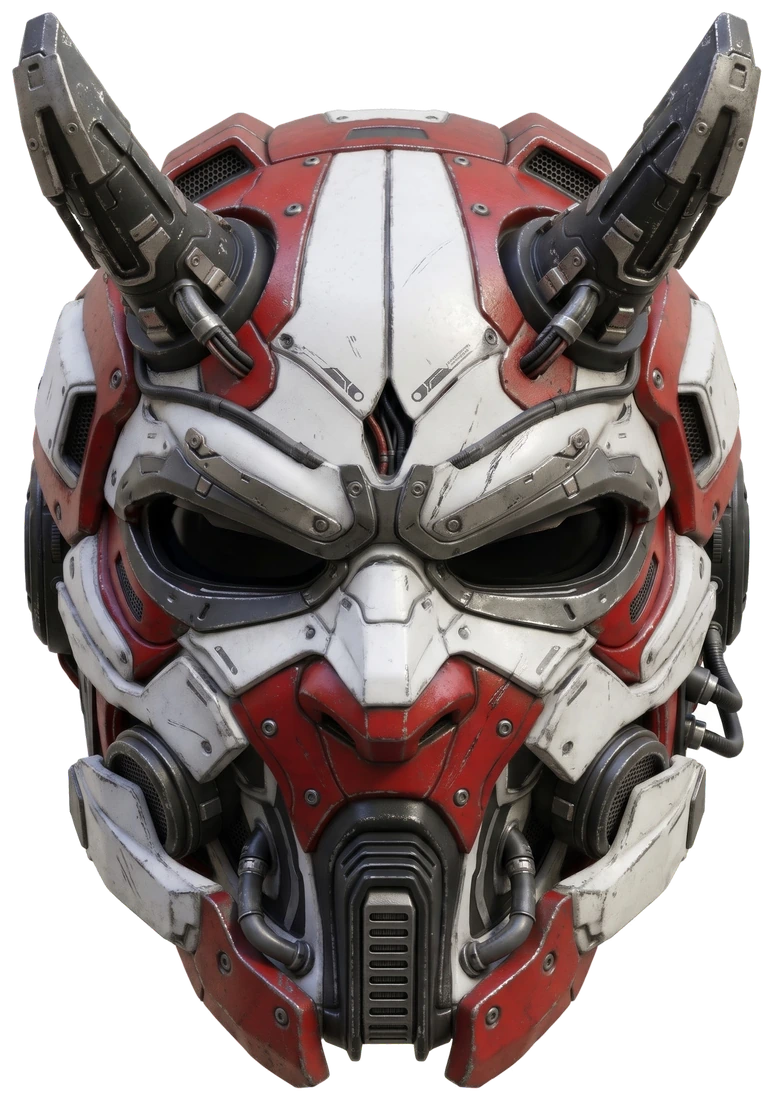
#> input picture assets/images/tsuki_mask.webp, 773 x 1100 px, found by its file name
$ python make_glow_frames.py
#> lines starting #> are read from the running program, lines starting #| are printed output that depends on the picture
"""Makes the splash: Android's launch logo and its animated glow.

    python3 tool/splash/make_glow_frames.py

From assets/images/tsuki_mask.webp (the entrance's mask, transparent) it
writes, in android/app/src/main/res/drawable:

- splash_glow_00..09.webp: the mask on the night (#181B22), 1024 px,
  centred and MASK_HEIGHT_PX tall (small enough for Android 12's icon
  circle, 192 of its 288 dp, to keep the horns), with a crimson glow
  lighting up behind it, up to the glow LoadingScreen starts with (splashGlowRadius =
  93 dp of the 288 dp icon, alpha 0.20, linear falloff). splash_anim.xml
  plays them on Android 12+; launch_background.xml shows the last one on
  Android 7 to 11.

LoadingScreen.maskWidth must follow MASK_HEIGHT_PX: the mask's width on
the 288 dp icon (startup_test checks it).
"""
import os

import numpy as np
from PIL import Image

RES = 'android/app/src/main/res/drawable'
MASK = 'assets/images/tsuki_mask.webp'
SIZE = 1024
MASK_HEIGHT_PX = 552
FRAMES = 10
GLOW_ALPHA = 0.20
GLOW_RADIUS_PX = 331  # 93 dp of the 288 dp icon
NIGHT = (24, 27, 34)  # AppColors.splash
CRIMSON = (255, 25, 25)  # AppColors.accent


def main():
    mask = Image.open(MASK).convert('RGBA')
#> mask is the input picture: PIL image 773x1100 RGBA; mean R, G, B, A 83.7, 73, 71.6, 179.7
    mw = round(mask.width * MASK_HEIGHT_PX / mask.height)
#> mw = 388
    m = mask.resize((mw, MASK_HEIGHT_PX), Image.LANCZOS)
    ox, oy = (SIZE - mw) // 2, (SIZE - MASK_HEIGHT_PX) // 2
#> ox = 318; oy = 236
    print(f'mask on the icon: {mw}x{MASK_HEIGHT_PX} px = {mw * 288 / SIZE:.2f} x {MASK_HEIGHT_PX * 288 / SIZE:.2f} dp')
#| mask on the icon: 388x552 px = 109.12 x 155.25 dp

    yy, xx = np.mgrid[0:SIZE, 0:SIZE]
    falloff = np.clip(1 - np.hypot(xx - SIZE / 2, yy - SIZE / 2) / GLOW_RADIUS_PX, 0, 1)
    night, crimson = np.array(NIGHT, float), np.array(CRIMSON, float)

    def frame(glow):
        a = falloff * glow
        img = night * (1 - a[..., None]) + crimson * a[..., None]
        out = Image.fromarray(img.astype('uint8'), 'RGB').convert('RGBA')
        out.alpha_composite(m, (ox, oy))
        return out.convert('RGB')

    for i in range(FRAMES):
        t = (i + 1) / FRAMES
        out = f'{RES}/splash_glow_{i:02d}.webp'
        frame(GLOW_ALPHA * (1 - (1 - t) ** 3)).save(out, 'WEBP', quality=88, method=6)
        print(out, os.path.getsize(out) // 1024, 'KB')
#> this loop made 10 passes
#> pass 1, in frame, `out = Image.fromarray(img.astype('uint8'), 'RGB').convert('RGBA')`:
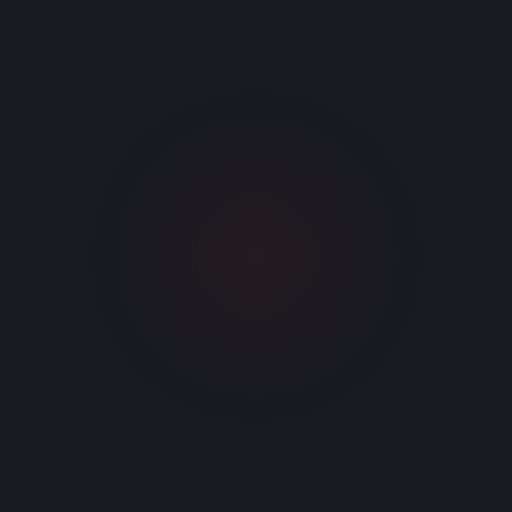
#> out: PIL image 1024x1024 RGBA (shown at 1/2 size); mean R, G, B, A 25.2, 26.7, 33.7, 255
#> pass 1, in main, `frame(GLOW_ALPHA * (1 - (1 - t) ** 3)).save(out, 'WEBP', quality=88, m..`:
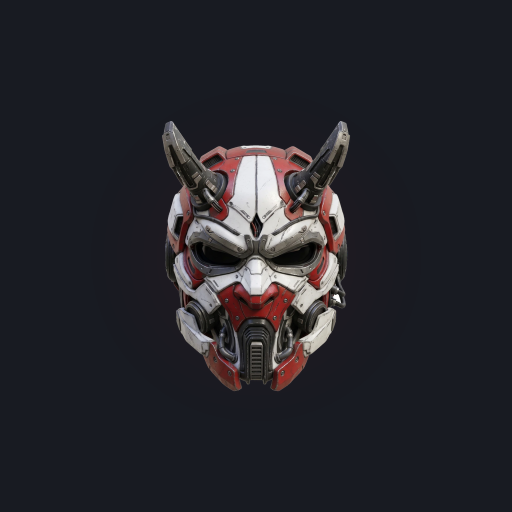
#> saved as splash_glow_00.webp: PIL image 1024x1024 RGB (shown at 1/2 size); mean R, G, B 37, 36.9, 42.6


if __name__ == '__main__':
    main()
